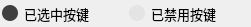
  <widget class="QFrame" name="frameFlag">
   <property name="geometry">
    <rect>
     <x>294</x>
     <y>364</y>
     <width>251</width>
     <height>27</height>
    </rect>
   </property>
   <property name="frameShape">
    <enum>QFrame::Shape::NoFrame</enum>
   </property>
   <property name="frameShadow">
    <enum>QFrame::Shadow::Plain</enum>
   </property>
   <property name="lineWidth">
    <number>0</number>
   </property>
   <layout class="QHBoxLayout" name="horizontalLayout">
    <property name="leftMargin">
     <number>2</number>
    </property>
    <property name="topMargin">
     <number>2</number>
    </property>
    <property name="rightMargin">
     <number>2</number>
    </property>
    <property name="bottomMargin">
     <number>2</number>
    </property>
    <item>
     <widget class="QLabel" name="labelFlag1">
      <property name="minimumSize">
       <size>
        <width>16</width>
        <height>16</height>
       </size>
      </property>
      <property name="maximumSize">
       <size>
        <width>16</width>
        <height>16</height>
       </size>
      </property>
      <property name="styleSheet">
       <string notr="true">QLabel {width: 16px;height:16px;background-color:#3F3F3F;border:1px soild #3F3F3F;border-radius:8px;}</string>
      </property>
      <property name="text">
       <string/>
      </property>
     </widget>
    </item>
    <item>
     <widget class="QLabel" name="labelFlag2">
      <property name="font">
       <font>
        <family>MiSans</family>
        <pointsize>10</pointsize>
        <bold>false</bold>
       </font>
      </property>
      <property name="text">
       <string>已选中按键</string>
      </property>
     </widget>
    </item>
    <item>
     <widget class="QLabel" name="labelFlag4">
      <property name="minimumSize">
       <size>
        <width>16</width>
        <height>16</height>
       </size>
      </property>
      <property name="maximumSize">
       <size>
        <width>16</width>
        <height>16</height>
       </size>
      </property>
      <property name="styleSheet">
       <string notr="true">QLabel {width: 16px;height:16px;background-color:#E4E4E4;border:1px soild #E4E4E4;border-radius:8px;}</string>
      </property>
      <property name="text">
       <string/>
      </property>
     </widget>
    </item>
    <item>
     <widget class="QLabel" name="labelFlag3">
      <property name="font">
       <font>
        <family>MiSans</family>
        <pointsize>10</pointsize>
        <bold>false</bold>
       </font>
      </property>
      <property name="text">
       <string>已禁用按键</string>
      </property>
     </widget>
    </item>
   </layout>
  </widget>
